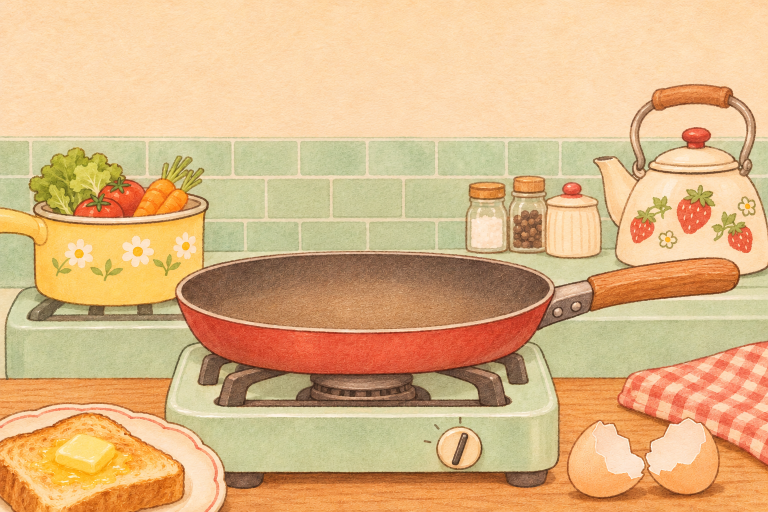
#> input picture source/kitchen-clean.png, 1536 x 1024 px, given in place of p2d-clean-base.png, which was not available (shown at 1/2 size)
$ python prepare_p2d_layers.py ../source
#> lines starting #> are read from the running program, lines starting #| are printed output that depends on the picture
"""p2d（配菜入锅格）新分层素材：ChatGPT 生成的 PNG → public/assets/comic-v5/p2d/。
用法：python3 -I tools/prepare_p2d_layers.py <animation-assets 目录>（含 p2d-clean-v2/ 和 inpanel-v2/A-p2d/）
所有整格层先拉伸到干净底图的尺寸（2184×720；生成图各有 ±0.5% 的尺寸误差），再统一裁掉四周 24px 的深色边框，最后缩到 1800 宽。
panfull = A4（锅内菜更满）只保留锅里那一截（上缘羽化），避免整张交叉淡入时案板、锅沿对不齐的重影。
掉落的单颗菜（A3，九张 1254² 透明图）裁到各自包围盒，最长边 180px。static = 底图 + 菜堆 + 木铲推入（第 1 帧，减少动态效果用）。
"""
import glob, os, sys
import numpy as np
from PIL import Image

root = sys.argv[1]
A = os.path.join(root, "inpanel-v2", "A-p2d")
out = "public/assets/comic-v5/p2d"
os.makedirs(out, exist_ok=True)
base0 = Image.open(os.path.join(root, "p2d-clean-v2", "p2d-clean-base.png")).convert("RGBA")
W0, H0 = base0.size
#> W0 = 1536; H0 = 1024
CROP = 24
OW = 1800
OH = round(OW * (H0 - 2 * CROP) / (W0 - 2 * CROP))
#> OH = 1181

def fit(im):
    im = im.convert("RGBA").resize((W0, H0), Image.LANCZOS)
    return im.crop((CROP, CROP, W0 - CROP, H0 - CROP)).resize((OW, OH), Image.LANCZOS)
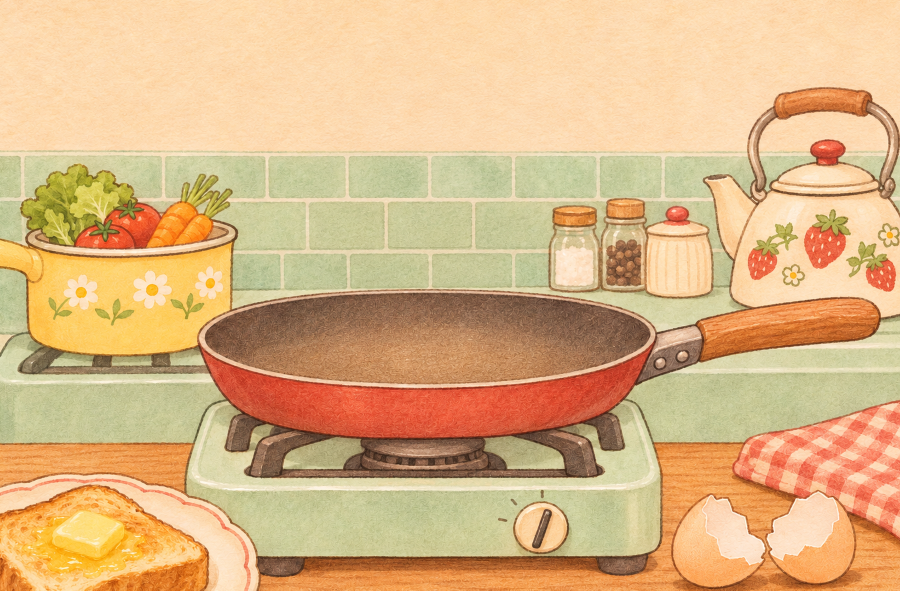
#> returned value: PIL image 1800x1181 RGBA (shown at 1/2 size); mean R, G, B, A 219.4, 181.4, 133, 255

def save(im, name, rgb=False):
#> called with name = 'base', rgb = True
    (im.convert("RGB") if rgb else im).save(f"{out}/{name}.webp", quality=92, method=6)

base = fit(base0)
save(base, "base", rgb=True)
parts = {"pile1": "A1-pile", "pile2": "A2a-pile-sliding", "pile3": "A2b-pile-remnants", "spatA": "A5a-hand-spatula-push", "spatB": "A5b-hand-spatula-return"}
L = {}
for k, f in parts.items():
    L[k] = fit(Image.open(os.path.join(A, f + ".png")))
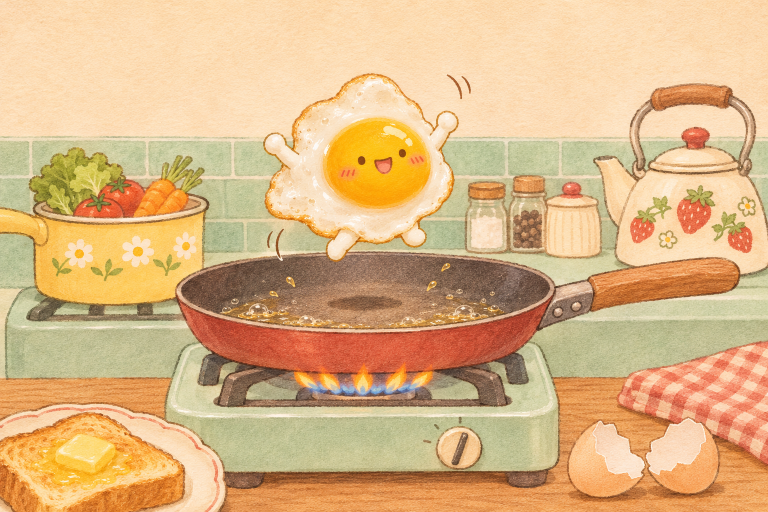
#> input picture source/kitchen-main.png, 1536 x 1024 px, given in place of A1-pile.png, which was not available (shown at 1/2 size)
#> in fit (call 2), `return im.crop((CROP, CROP, W0 - CROP, H0 - CROP)).resize((OW, OH), Im..`:
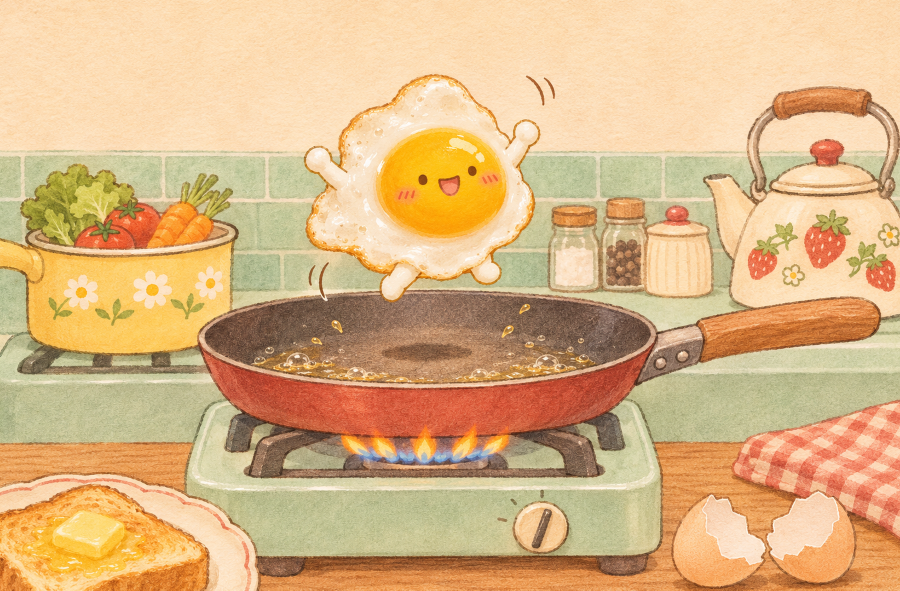
#> returned value: PIL image 1800x1181 RGBA (shown at 1/2 size); mean R, G, B, A 218.6, 181.2, 133, 255
    save(L[k], k)
#> (the run stopped early here; a loop or call above may not have finished)
